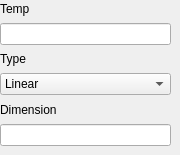
       <widget class="QWidget" name="SA_2">
        <widget class="QWidget" name="verticalLayoutWidget_7">
         <property name="geometry">
          <rect>
           <x>0</x>
           <y>0</y>
           <width>171</width>
           <height>146</height>
          </rect>
         </property>
         <layout class="QVBoxLayout" name="verticalLayout_12">
          <item>
           <widget class="QLabel" name="label_25">
            <property name="text">
             <string>Temp</string>
            </property>
           </widget>
          </item>
          <item>
           <widget class="QLineEdit" name="sa_temp_2"/>
          </item>
          <item>
           <widget class="QLabel" name="label_26">
            <property name="text">
             <string>Type</string>
            </property>
           </widget>
          </item>
          <item>
           <widget class="QComboBox" name="SA_type_2">
            <item>
             <property name="text">
              <string>Linear</string>
             </property>
            </item>
            <item>
             <property name="text">
              <string>Geometric</string>
             </property>
            </item>
           </widget>
          </item>
          <item>
           <widget class="QLabel" name="label_70">
            <property name="text">
             <string>Dimension</string>
            </property>
           </widget>
          </item>
          <item>
           <widget class="QLineEdit" name="SA_dim_2"/>
          </item>
         </layout>
        </widget>
       </widget>
